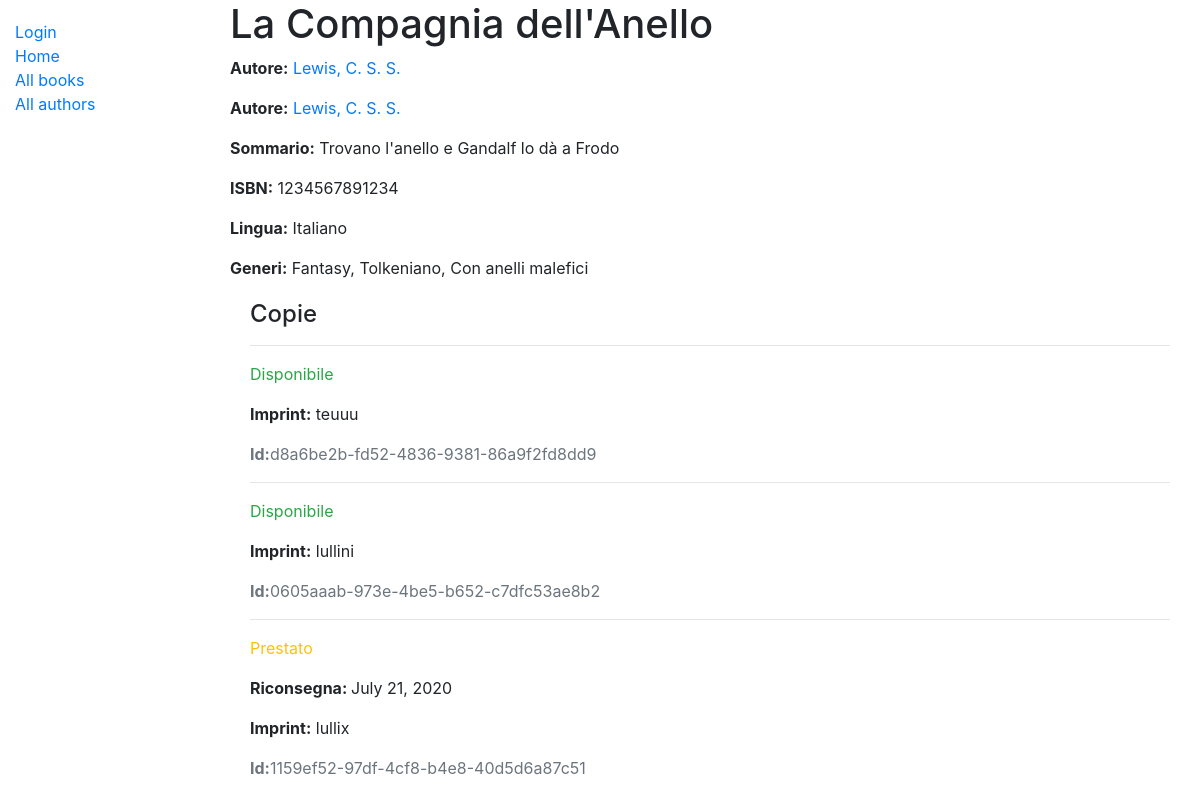
/catalog/book/1, run on the app's committed database.
### catalog/models.py (models this page shows, shortened)
class Libro(models.Model):
    titolo = models.CharField(max_length=200)
    sommario = models.TextField(
        max_length=1000, help_text='Inserisci una breve descrizione del libro.')
    isbn = models.CharField(
        "ISBN", max_length=13, help_text='13 caratteri <a href="https://www.isbn-international.org/content/what-isbn"> ISBN </a>')
    genere = models.ManyToManyField(
        Genere, help_text="Scegli il genere per questo libro.")
    autore = models.ForeignKey('Autore', on_delete=models.SET_NULL, null=True)
    lingua = models.ForeignKey(
        'Lingua', help_text="Lingua", on_delete=models.SET_NULL, null=True)
    class Meta:
        ordering = ['titolo']
    def mostra_genere(self):
        """Stringa per rappresentare i primi 3 generi, utile alla display_list dell'Admin"""
        gens = []
        for gen in self.genere.all()[:3]:
            gens.append(gen.nome)
        return ', '.join(gens)
    mostra_genere.short_description = 'Elenco generi'

class Autore(models.Model):
    nome = models.CharField(max_length=100)
    cognome = models.CharField(max_length=100)
    data_nascita = models.DateField(null=True, blank=True)
    data_morte = models.DateField('Morto', null=True, blank=True)
    class Meta:
        ordering = ['cognome', 'nome']
    def __str__(self):
        return f'{self.cognome}, {self.nome}'

class Lingua(models.Model):
    nome = models.CharField(
        max_length=100, help_text="Inserisci il nome di una lingua, es. inglese, italiano...")
    def __str__(self):
        return self.nome

class Genere(models.Model):
    nome = models.CharField(
        max_length=200, help_text='Inserisci il genere (es: fantascienza)')
    def __str__(self):
        return self.nome

class Istanza(models.Model):
    id = models.UUIDField(primary_key=True, default=uuid.uuid4,
                          help_text="ID univoco di uno specifico libro nella biblioteca.")
    libro = models.ForeignKey(Libro, on_delete=models.SET_NULL, null=True)
    imprint = models.CharField(
        max_length=200, help_text="Non so cosa sia in effetti...")
    riconsegna = models.DateField(null=True, blank=True)
    borrower = models.ForeignKey(
        User, on_delete=models.SET_NULL, null=True, blank=True)
    LOAN_STATUS = (
        ('m', 'Manutenzione'),
        ('p', 'Prestato'),
        ('d', 'Disponibile'),
        ('r', 'Riservato'),
    )
    stato = models.CharField(
        max_length=1,
        choices=LOAN_STATUS,
        blank=True,
        default='m',
        help_text="Disponibilità del libro",
    )
    class Meta:
        ordering = ['riconsegna']
        permissions = (('can_mark_returned', 'Set book as returned'),
                        ('can_renew','Change dueback date')
        )

### catalog/views.py (the view)
# urls.py: path('book/<int:pk>', views.BookDetailView.as_view(), name='book-detail'),
class BookDetailView(generic.DetailView):
    model = Libro

### catalog/templates/catalog/libro_detail.html
{% extends 'generic.html' %}
{% block content %}
<h1>{{libro.titolo}}</h1>
<p><strong>Autore:</strong> <a href="">{{libro.autore}}</a></p>
<p><strong>Autore:</strong> <a href="{% url 'author-detail' libro.autore.pk %}">{{libro.autore}}</a></p>
<p><strong>Sommario:</strong> {{libro.sommario}}</p>
<p><strong>ISBN:</strong> {{libro.isbn}}</p>
<p><strong>Lingua:</strong> {{libro.lingua}}</p>
<p><strong>Generi:</strong> {{libro.genere.all|join:", " }}</p>
<div style="margin-left: 20px; margin-top: 20px;">
<h4>Copie</h4>
{% for copia in libro.istanza_set.all %}
    <hr>
    <p class="
    {% if copia.stato == 'd' %}
        text-success
    {% elif copia.stato == 'm' %}
        text-danger
    {%else %}
        text-warning
    {% endif %}
        ">{{copia.get_stato_display}}</p>
    {% if copia.stato != 'd' %}
        <p><strong>Riconsegna: </strong> {{copia.riconsegna}}</p>
    {% endif %}
    <p><strong>Imprint:</strong> {{copia.imprint}}</p>
    <p class="text-muted"><strong>Id:</strong>{{copia.id}} </p>
{% endfor %}
</div>
{% endblock content %}

### data on the page
Libro: titolo "La Compagnia dell'Anello", autore "Lewis, C. S. S.", sommario "Trovano l'anello e Gandalf lo dà a Frodo", isbn "1234567891234", lingua "Italiano", genere.all "Fantasy, Tolkeniano, Con anelli malefici"
Istanza: stato "Disponibile", imprint "teuuu", id "d8a6be2b-fd52-4836-9381-86a9f2fd8dd9"
Istanza: stato "Disponibile", imprint "lullini", id "0605aaab-973e-4be5-b652-c7dfc53ae8b2"
Istanza: stato "Prestato", riconsegna "July 21, 2020", imprint "lullix", id "1159ef52-97df-4cf8-b4e8-40d5d6a87c51"
